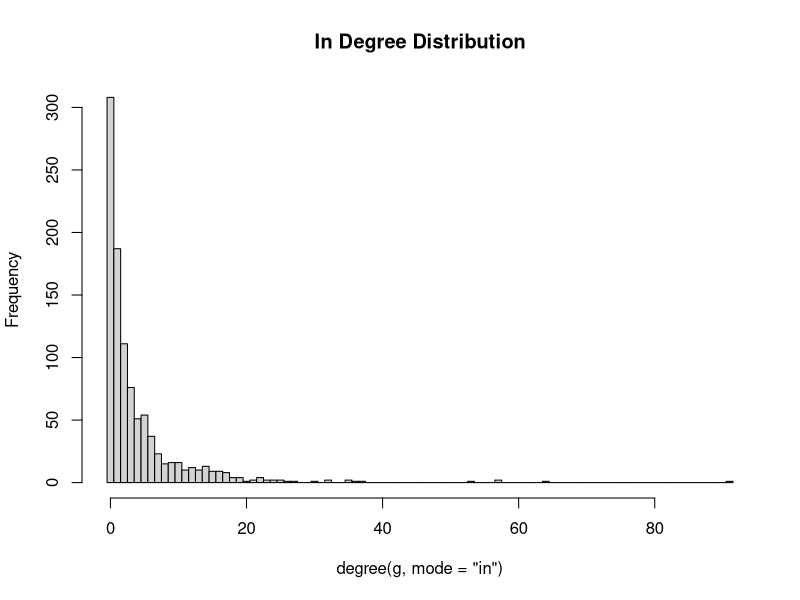
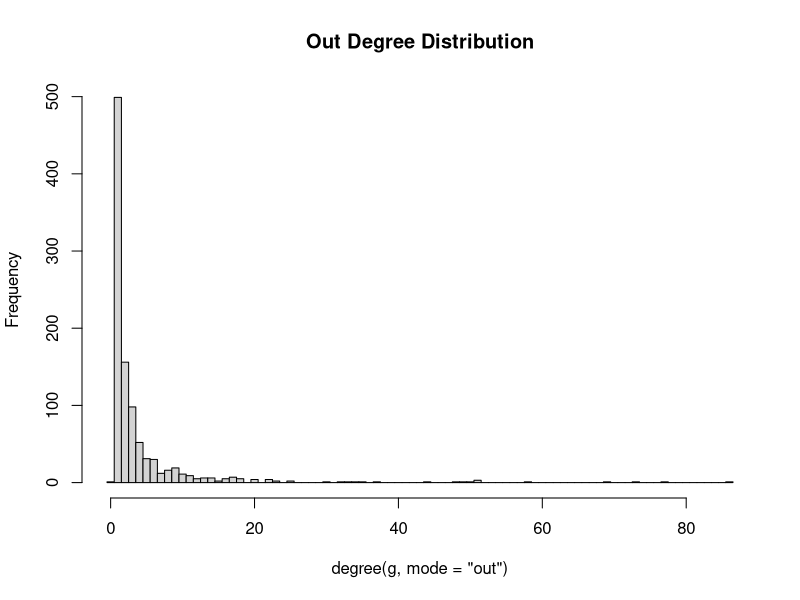

The R script that drew these images, in order:
library ("igraph")

#part a
numNodes <- 1000

g <- forest.fire.game (numNodes, fw.prob=0.37, bw.factor=0.32/0.37, ambs=1, TRUE)

g_in <- degree_distribution(g,mode="in")
g_out <- degree_distribution(g,mode="out")

hist_in <- hist(degree(g,mode="in"), breaks=seq(-0.5, by=1 , length.out=max(degree(g,mode="in"))+2), main="In Degree Distribution")
hist_out <- hist(degree(g,mode="out"), breaks=seq(-0.5, by=1 , length.out=max(degree(g,mode="out"))+2), main="Out Degree Distribution")

#part b

dia <- diameter(g, directed = TRUE, unconnected = TRUE, weights = NULL)
print(sprintf("Diameter is: %d",dia))

#part c
g_com <- infomap.community(g)
print(sprintf("Modularity is: %f",max(g_com$modularity)))

